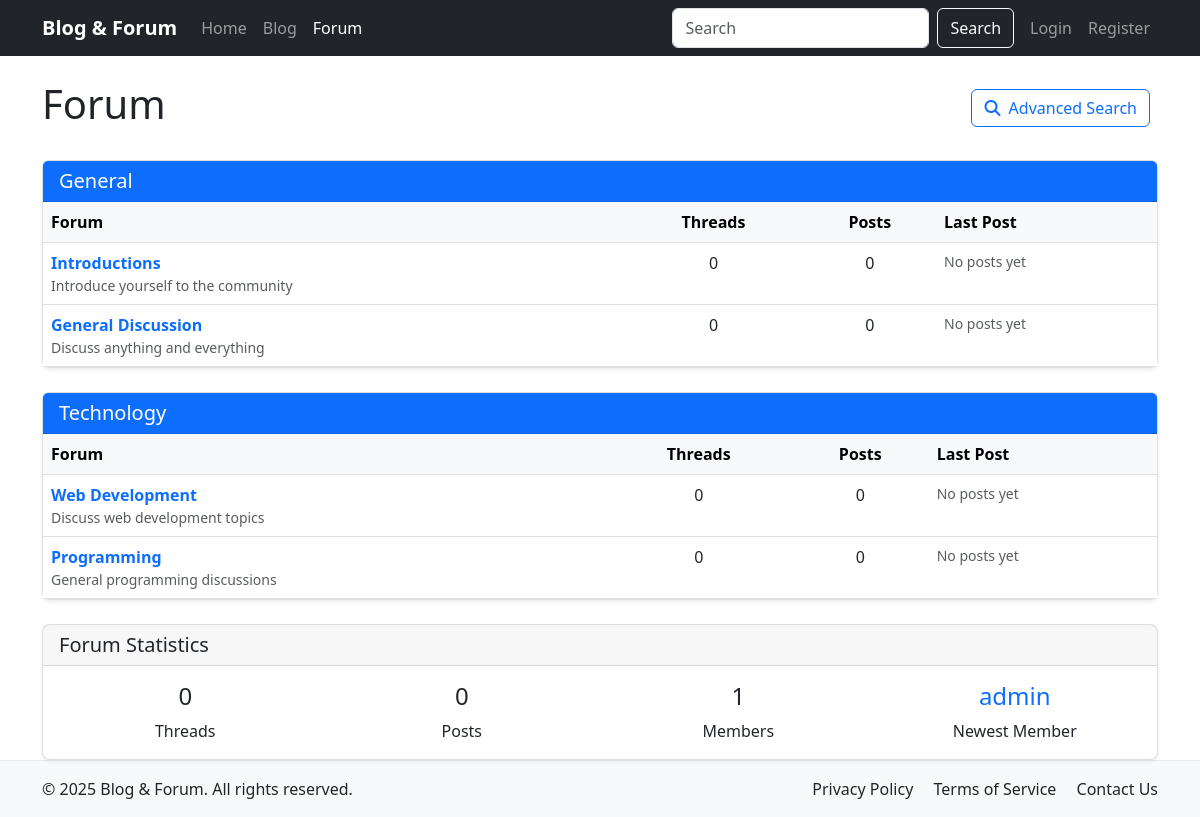
/forum.php, run on the app's committed database.
### tables this page shows
CREATE TABLE IF NOT EXISTS forum_categories (
    category_id INT UNSIGNED AUTO_INCREMENT PRIMARY KEY,
    name VARCHAR(100) NOT NULL,
    slug VARCHAR(100) NOT NULL UNIQUE,
    description TEXT DEFAULT NULL,
    display_order INT UNSIGNED DEFAULT 0,
    created_at TIMESTAMP DEFAULT CURRENT_TIMESTAMP,
    updated_at TIMESTAMP DEFAULT CURRENT_TIMESTAMP ON UPDATE CURRENT_TIMESTAMP,
    INDEX idx_slug (slug),
    INDEX idx_display_order (display_order)
);

CREATE TABLE IF NOT EXISTS forum_subforums (
    subforum_id INT UNSIGNED AUTO_INCREMENT PRIMARY KEY,
    category_id INT UNSIGNED NOT NULL,
    name VARCHAR(100) NOT NULL,
    slug VARCHAR(100) NOT NULL UNIQUE,
    description TEXT DEFAULT NULL,
    display_order INT UNSIGNED DEFAULT 0,
    created_at TIMESTAMP DEFAULT CURRENT_TIMESTAMP,
    updated_at TIMESTAMP DEFAULT CURRENT_TIMESTAMP ON UPDATE CURRENT_TIMESTAMP,
    FOREIGN KEY (category_id) REFERENCES forum_categories(category_id) ON DELETE CASCADE,
    INDEX idx_slug (slug),
    INDEX idx_display_order (display_order)
);

CREATE TABLE IF NOT EXISTS users (
    user_id INT UNSIGNED AUTO_INCREMENT PRIMARY KEY,
    username VARCHAR(50) NOT NULL UNIQUE,
    email VARCHAR(100) NOT NULL UNIQUE,
    password VARCHAR(255) NOT NULL,
    role ENUM('user', 'admin', 'super_admin') NOT NULL DEFAULT 'user',
    created_at TIMESTAMP DEFAULT CURRENT_TIMESTAMP,
    updated_at TIMESTAMP DEFAULT CURRENT_TIMESTAMP ON UPDATE CURRENT_TIMESTAMP,
    last_login TIMESTAMP NULL,
    is_active BOOLEAN DEFAULT TRUE,
    remember_token VARCHAR(255) DEFAULT NULL,
    reset_token VARCHAR(255) DEFAULT NULL,
    reset_token_expires TIMESTAMP NULL,
    INDEX idx_username (username),
    INDEX idx_email (email),
    INDEX idx_remember_token (remember_token),
    INDEX idx_reset_token (reset_token)
);

### includes/init.php (called while the page is built, shortened)
<?php
spl_autoload_register(function ($class) {
    $classFile = __DIR__ . '/' . $class . '.php';
    if (file_exists($classFile)) {
        return;
    }
    $controllerFile = __DIR__ . '/../controllers/' . $class . '.php';
    $modelFile = __DIR__ . '/../models/' . $class . '.php';
    if (file_exists($modelFile)) {
        return;
    }
});

### includes/Database.php (called while the page is built, shortened)
<?php
class Database {
    private $connection;
    private static $instance = null;
    public static function getInstance() {
        if (self::$instance === null) {
            self::$instance = new self();
        }
        return self::$instance;
    }
    private function connect() {
        try {
            $this->connection = new mysqli(DB_HOST, DB_USER, DB_PASS, DB_NAME);
            $this->connection->set_charset("utf8mb4");
        } catch (Exception $e) {
            die("Database connection error: " . $e->getMessage());
        }
    }
    public function query($query, $params = []) {
        $stmt = $this->connection->prepare($query);
        if (!empty($params)) {
            $types = '';
            $bindParams = [];
            foreach ($params as $param) {
                if (is_int($param)) {
                    $types .= 'i';
                } elseif (is_float($param)) {
                    $types .= 'd';
                } elseif (is_string($param)) {
                    $types .= 's';
                } else {
                    $types .= 'b';
                }
                $bindParams[] = $param;
            }
            array_unshift($bindParams, $types);
            call_user_func_array([$stmt, 'bind_param'], $this->refValues($bindParams));
        }
        $stmt->execute();
        return $stmt;
    }
    private function refValues($arr) {
        $refs = [];
        foreach ($arr as $key => $value) {
            $refs[$key] = &$arr[$key];
        }
        return $refs;
    }
    public function fetchRow($query, $params = []) {
        $stmt = $this->query($query, $params);
        $result = $stmt->get_result();
        $row = $result->fetch_assoc();
        return $row;
    }
    public function fetchAll($query, $params = []) {
        $stmt = $this->query($query, $params);
        $result = $stmt->get_result();
        $rows = [];
        while ($row = $result->fetch_assoc()) {
            $rows[] = $row;
        }
        return $rows;
    }
}

### models/ForumCategory.php (called while the page is built, shortened)
<?php
class ForumCategory {
    private $db;
    public function __construct() {
        $this->db = Database::getInstance();
    }
    public function getAllWithSubforums() {
        $query = "SELECT c.*,
                 (SELECT COUNT(*) FROM forum_subforums s WHERE s.category_id = c.category_id) as subforum_count
                 FROM forum_categories c
                 ORDER BY c.display_order ASC, c.name ASC";
        $categories = $this->db->fetchAll($query);
        foreach ($categories as &$category) {
            $subforumQuery = "SELECT s.*,
                            (SELECT COUNT(*) FROM forum_threads t WHERE t.subforum_id = s.subforum_id) as thread_count,
                            (SELECT COUNT(*) FROM forum_threads t JOIN forum_posts p ON t.thread_id = p.thread_id WHERE t.subforum_id = s.subforum_id) as post_count
                            FROM forum_subforums s
                            WHERE s.category_id = ?
                            ORDER BY s.display_order ASC, s.name ASC";
            $category['subforums'] = $this->db->fetchAll($subforumQuery, [$category['category_id']]);
        }
        return $categories;
    }
}

### models/ForumSubforum.php (called while the page is built, shortened)
<?php
class ForumSubforum {
    private $db;
    public function __construct() {
        $this->db = Database::getInstance();
    }
    public function getStats($subforumId) {
        $stats = [
            'thread_count' => 0,
            'post_count' => 0,
            'last_post' => null
        ];
        $query = "SELECT COUNT(*) as count FROM forum_threads WHERE subforum_id = ?";
        $result = $this->db->fetchRow($query, [$subforumId]);
        $stats['thread_count'] = $result['count'];
        $query = "SELECT COUNT(*) as count FROM forum_posts p JOIN forum_threads t ON p.thread_id = t.thread_id WHERE t.subforum_id = ?";
        $result = $this->db->fetchRow($query, [$subforumId]);
        $stats['post_count'] = $result['count'];
        $query = "SELECT p.*, t.title as thread_title, t.slug as thread_slug, u.username
                 FROM forum_posts p
                 JOIN forum_threads t ON p.thread_id = t.thread_id
                 JOIN users u ON p.user_id = u.user_id
                 WHERE t.subforum_id = ?
                 ORDER BY p.created_at DESC
                 LIMIT 1";
        $stats['last_post'] = $this->db->fetchRow($query, [$subforumId]);
        return $stats;
    }
}

### models/ForumThread.php (called while the page is built, shortened)
<?php
class ForumThread {
    private $db;
    public function __construct() {
        $this->db = Database::getInstance();
    }
    public function countAll() {
        $query = "SELECT COUNT(*) as count FROM forum_threads";
        $result = $this->db->fetchRow($query);
        return $result['count'];
    }
}

### models/ForumPost.php (called while the page is built, shortened)
<?php
class ForumPost {
    private $db;
    public function __construct() {
        $this->db = Database::getInstance();
    }
    public function countAll() {
        $query = "SELECT COUNT(*) as count FROM forum_posts";
        $result = $this->db->fetchRow($query);
        return $result['count'];
    }
}

### models/User.php (called while the page is built, shortened)
<?php
class User {
    private $db;
    public function __construct() {
        $this->db = Database::getInstance();
    }
    public function getTotalCount() {
        $query = "SELECT COUNT(*) as count FROM users WHERE is_active = 1";
        $result = $this->db->fetchRow($query);
        return $result ? (int)$result['count'] : 0;
    }
    public function countAll() {
        return $this->getTotalCount();
    }
    public function getLatest() {
        $query = "SELECT u.user_id, u.username, u.email, u.role, u.created_at
                 FROM users u
                 WHERE u.is_active = 1
                 ORDER BY u.created_at DESC
                 LIMIT 1";
        return $this->db->fetchRow($query);
    }
}

### forum.php (the view, shortened to what this page needs)
<?php
require_once __DIR__ . '/includes/init.php';
$categoryModel = new ForumCategory();
$categories = $categoryModel->getAllWithSubforums();
include_once __DIR__ . '/includes/header.php';
?>
<div class="container mt-4">
    <div class="d-flex justify-content-between align-items-center mb-4">
        <h1>Forum</h1>
        <div>
            <a href="<?php echo BASE_URL; ?>/forum_search.php" class="btn btn-outline-primary me-2">
                <i class="fas fa-search me-1"></i> Advanced Search
            </a>
        </div>
    </div>
    <?php if (!empty($categories)): ?>
        <?php foreach ($categories as $category): ?>
            <div class="card mb-4">
                <div class="card-header bg-primary text-white">
                    <h2 class="h5 mb-0"><?php echo $category['name']; ?></h2>
                </div>
                <?php if (!empty($category['subforums'])): ?>
                    <div class="card-body p-0">
                        <div class="table-responsive">
                            <table class="table table-hover mb-0">
                                <thead class="table-light">
                                    <tr>
                                        <th>Forum</th>
                                        <th class="text-center">Threads</th>
                                        <th class="text-center">Posts</th>
                                        <th>Last Post</th>
                                    </tr>
                                </thead>
                                <tbody>
                                    <?php foreach ($category['subforums'] as $subforum): ?>
                                        <tr>
                                            <td>
                                                <a href="<?php echo BASE_URL; ?>/forum_subforum.php?slug=<?php echo $subforum['slug']; ?>" class="text-decoration-none fw-bold">
                                                    <?php echo $subforum['name']; ?>
                                                </a>
                                                <?php if (!empty($subforum['description'])): ?>
                                                    <div class="small text-muted"><?php echo $subforum['description']; ?></div>
                                                <?php endif; ?>
                                            </td>
                                            <td class="text-center"><?php echo $subforum['thread_count']; ?></td>
                                            <td class="text-center"><?php echo $subforum['post_count']; ?></td>
                                            <td>
                                                <?php
                                                $subforumModel = new ForumSubforum();
                                                $stats = $subforumModel->getStats($subforum['subforum_id']);
                                                $lastPost = $stats['last_post'];
                                                if ($lastPost):
                                                ?>
                                                    <div class="small">
                                                        <a href="<?php echo BASE_URL; ?>/forum_thread.php?slug=<?php echo $lastPost['thread_slug']; ?>" class="text-decoration-none">
                                                            <?php echo truncateText($lastPost['thread_title'], 30); ?>
                                                        </a>
                                                    </div>
                                                    <div class="small text-muted">
                                                        by <?php echo $lastPost['username']; ?>
                                                        <br>
                                                        <?php echo formatDate($lastPost['created_at']); ?>
                                                    </div>
                                                <?php else: ?>
                                                    <div class="small text-muted">No posts yet</div>
                                                <?php endif; ?>
                                            </td>
                                        </tr>
                                    <?php endforeach; ?>
                                </tbody>
                            </table>
                        </div>
                    </div>
                <?php else: ?>
                    <div class="card-body">
                        <div class="alert alert-info mb-0">No subforums found in this category.</div>
                    </div>
                <?php endif; ?>
            </div>
        <?php endforeach; ?>
    <?php else: ?>
        <div class="alert alert-info">No forum categories found.</div>
    <?php endif; ?>
    <div class="card mt-4">
        <div class="card-header">
            <h2 class="h5 mb-0">Forum Statistics</h2>
        </div>
        <div class="card-body">
            <?php
            $threadModel = new ForumThread();
            $postModel = new ForumPost();
            $userModel = new User();
            $totalThreads = $threadModel->countAll();
            $totalPosts = $postModel->countAll();
            $totalUsers = $userModel->countAll();
            $latestUser = $userModel->getLatest();
            ?>
            <div class="row">
                <div class="col-md-3 mb-3 mb-md-0">
                    <div class="text-center">
                        <div class="h4"><?php echo $totalThreads; ?></div>
                        <div>Threads</div>
                    </div>
                </div>
                <div class="col-md-3 mb-3 mb-md-0">
                    <div class="text-center">
                        <div class="h4"><?php echo $totalPosts; ?></div>
                        <div>Posts</div>
                    </div>
                </div>
                <div class="col-md-3 mb-3 mb-md-0">
                    <div class="text-center">
                        <div class="h4"><?php echo $totalUsers; ?></div>
                        <div>Members</div>
                    </div>
                </div>
                <div class="col-md-3">
                    <div class="text-center">
                        <div class="h4">
                            <?php if ($latestUser): ?>
                                <a href="<?php echo BASE_URL; ?>/profile.php?username=<?php echo $latestUser['username']; ?>" class="text-decoration-none">
                                    <?php echo $latestUser['username']; ?>
                                </a>
                            <?php else: ?>
                                -
                            <?php endif; ?>
                        </div>
                        <div>Newest Member</div>
                    </div>
                </div>
            </div>
        </div>
    </div>
</div>
<?php
include_once __DIR__ . '/includes/footer.php';
?>

### data on the page
forum_categories: name "General"
forum_subforums: name "Introductions", description "Introduce yourself to the community", thread_count "0", post_count "0"
forum_subforums: name "General Discussion", description "Discuss anything and everything", thread_count "0", post_count "0"
forum_categories: name "Technology"
forum_subforums: name "Web Development", description "Discuss web development topics", thread_count "0", post_count "0"
forum_subforums: name "Programming", description "General programming discussions", thread_count "0", post_count "0"
users: username "admin"

### other printed values
$totalThreads "0"
$totalPosts "0"
$totalUsers "1"
